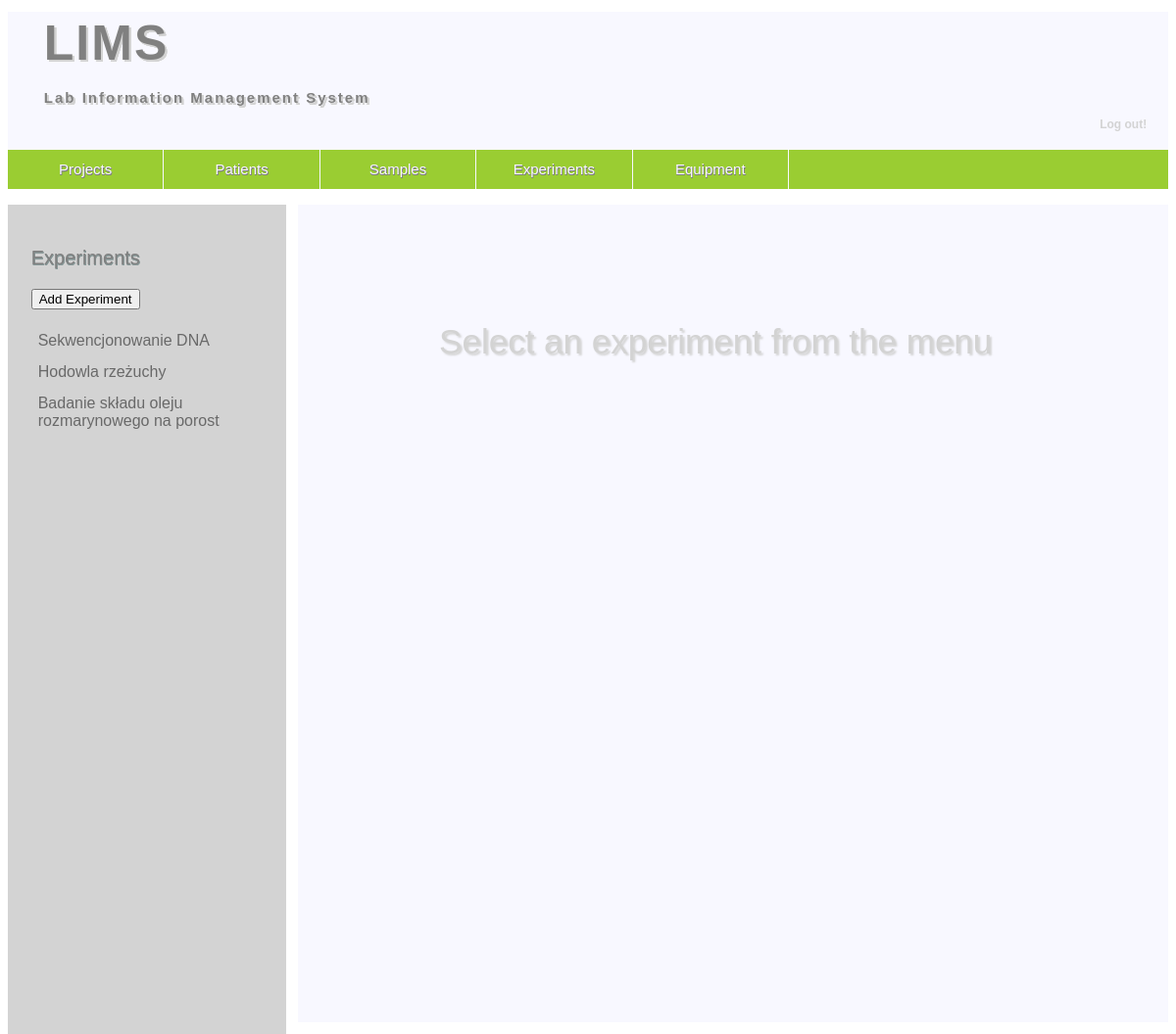
The page /PHP-scripts/experiments.php (signed in) on the database its author committed.
### tables this page shows
CREATE TABLE `experiments` (
  `idexperiments` int(11) NOT NULL,
  `name` varchar(45) NOT NULL,
  `description` varchar(45) NOT NULL,
  `execution_date` date NOT NULL,
  `id_executor` int(11) NOT NULL,
  `result` longtext NOT NULL,
  `projects_idprojects` int(11) NOT NULL,
  `method_of_experiment_idmethod_of_experiment` int(11) NOT NULL,
  `used_equipment` int(11) DEFAULT NULL
);

### PHP-scripts/experiments.php (the view, shortened to what this page needs)
<?php
	require_once 'connect.php';
	$conn = @new mysqli($servername, $username, $password, $dbname);
	mysqli_set_charset($conn, "utf8");
?>
 <!DOCTYPE html>
 <html>
 <head>
	<link rel="stylesheet" href="style.css" type="text/css" />
 </head>
 <body>
	<header>
		<h1 class="logo">LIMS</h1>
		<h4 class="logo">Lab Information Management System <p class="out"> <a href="logout.php">Log out!</a></p>
		</h4>
		<nav>
			<ul class="menu">
			<li><a href="projects.php">Projects</a></li>
			<?php
			if (isset($_SESSION['admin'])){
				echo "<li><a href='patients.php'>Patients</a></li>";
				echo "<li><a href='samples.php'>Samples</a></li>";}
			?>
			<li><a href="experiments.php">Experiments</a></li>
			<li><a href="equipment.php">Equipment</a></li>
			</ul>
		</nav>
	</header>
	<main>
		<section class="content">
		<p class="content_title"> Experiments </p>
			<a href="one_addexperiment.php">
				<button>Add Experiment</button>
			</a>
			<ul class="titles">
			<?php
			if (isset($_SESSION['admin'])){
				$q = "SELECT idexperiments, name FROM `experiments`";
				$result = $conn->query($q);
			}
				while($row = mysqli_fetch_assoc($result))
				{
					echo "<li><a href='one_experiment.php?value_key=".$row['idexperiments']."'>".$row['name']."</a></li>";
				}
			?>
			</ul>
		</section>
		<section class="results">
		<p class="communicate"> Select an experiment from the menu </p>
		</section>
	</main>
 </body>
 </html>

### style/style.css (style rules this page uses)
header { font-family: Arial, Helvetica, sans-serif; width: 100%; margin-left: auto; margin-right: auto; background-color: ghostwhite; min-height: 15%; }
h1.logo { color: grey; padding: 3px 10px 3px 25px; margin: 1%; font-size: 50px; letter-spacing: 2px; text-shadow: 2px 2px 0.5px lightgrey, 2px 2px 0.5px lightgrey, 2px 2px 0.5px lightgrey, 2px 2px 0.5px lightgrey; }
h4.logo { color: grey; padding: 3px 10px 3px 25px; margin: 1%; font-size: 15px; letter-spacing: 2px; text-shadow: 2px 2px 0.5px lightgrey, 2px 2px 0.5px lightgrey, 2px 2px 0.5px lightgrey, 2px 2px 0.5px lightgrey; }
p.out { text-align: right; font-size: 12px; text-shadow: none; padding-bottom:0; margin-bottom:0; letter-spacing: 0; }
header a { color: lightgrey; text-decoration: none; }
nav { background-color: yellowgreen; }
.menu { padding-left: 0; list-style-type: none; background-color: yellowgreen; min-height: 40px; line-height: 250%; color: ghostwhite; text-shadow: 0.5px 0.5px 0px grey, 0.5px 0.5px 0px grey, 0.5px 0.5px 0px grey, 0.5px 0.5px 0px grey; }
.menu > li { font-size: 15px; text-align:center; float: left; padding-left: 20px; padding-right: 20px; border-right: 1px solid ghostwhite; width: 10%; }
.menu a { color: ghostwhite; text-decoration: none; }
main { font-family: Arial, Helvetica, sans-serif; width: 100%; margin: auto; margin-left: auto; margin-right: auto; min-height: 80%; }
.content { float: left; width: 20%; padding: 2%; background-color: lightgrey; color: dimgrey; min-height: 800px; margin: auto; margin-right: 1%; }
p.content_title { font-size: 20px; color: #808080; text-shadow: 0.5px 0.5px 0px #889999, 0.5px 0.5px 0px #889999, 0.5px 0.5px 0px #889999, 0.5px 0.5px 0px #889999; }
.titles { list-style-type: none; color: dimgrey; padding:0; }
.titles > li { color: #808080; width:80%; text-align: left; padding: 7px; }
.titles a { color: dimgrey; text-decoration: none; }
.results { background-color: ghostwhite; color: dimgrey; float: left; width: 62%; padding-left: 5%; padding-right: 8%; padding-top: 3%; min-height: 800px; margin:auto; overflow-x:auto; }
p.communicate { color: lightgray; font-size: 35px; text-align: center; padding:50px; text-shadow: 2px 2px 2px lightgrey; }

### rows shown on the page
experiments: name "Sekwencjonowanie DNA"
experiments: name "Hodowla rzeżuchy"
experiments: name "Badanie składu oleju rozmarynowego na porost"
